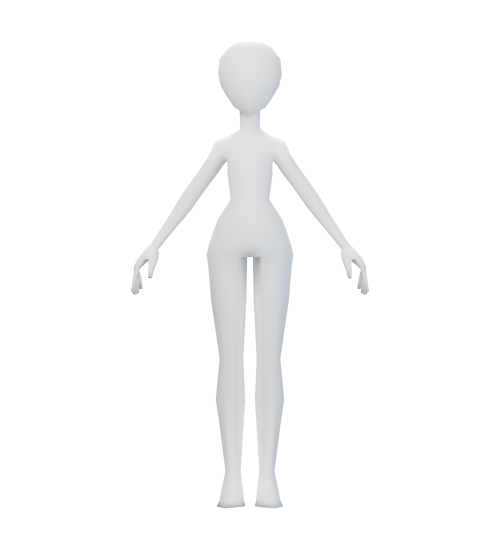
#> input picture resources/base-female-progression/review/developing-front.png, 1000 x 1100 px, given in place of starter-front.png, which was not available (shown at 1/2 size)
$ python sakura-review.py
#> lines starting #> are read from the running program, lines starting #| are printed output that depends on the picture; pictures that were not available may be replaced by others from this repository, and a replacement may not be noted
"""Render and assemble a consistently framed comparison of the five Sakura GLBs."""
from pathlib import Path
import argparse
import json
import subprocess
from PIL import Image, ImageDraw, ImageFont

ROOT=Path(__file__).resolve().parents[2]
OUT=ROOT/'resources/female-sakura-progression'
STAGES=['Starter','Developing','Strong','Elite','Legendary']
parser=argparse.ArgumentParser()
parser.add_argument('--render',action='store_true',help='Re-render all five actual GLBs with Blender before assembling.')
args=parser.parse_args()
if args.render:
    blender=Path(r'C:\Program Files\Blender Foundation\Blender 5.2\blender.exe')
    for stage in STAGES:
        command=[str(blender),'--background','--threads','2','--python',str(ROOT/'scripts/characters/render-character.py'),'--',
            '--input',str(OUT/f'Female_Sakura_{stage}.glb'),'--output',str(OUT/f'review/{stage.lower()}-front.png'),
            '--width','750','--height','1000','--frame-config',str(OUT/'review/framing.json')]
        subprocess.run(command,check=True)

canvas=Image.new('RGBA',(2500,860),'#242830')
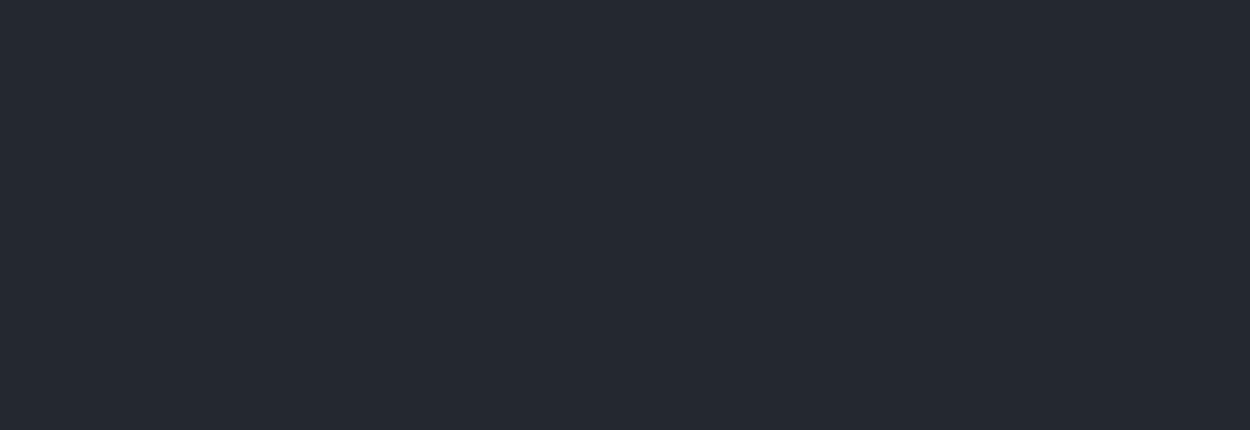
#> canvas: PIL image 2500x860 RGBA (shown at 1/2 size); mean R, G, B, A 36, 40, 48, 255
draw=ImageDraw.Draw(canvas)
font_path=Path(r'C:\Windows\Fonts\segoeui.ttf')
def font(size):return ImageFont.truetype(str(font_path),size)
draw.text((42,24),'Female Sakura',fill='#f4f2ee',font=font(44))
draw.text((45,79),'Five physique stages',fill='#bbc3cf',font=font(25))
for index,stage in enumerate(STAGES):
    picture=Image.open(OUT/f'review/{stage.lower()}-front.png').convert('RGBA').resize((480,640),Image.Resampling.LANCZOS)
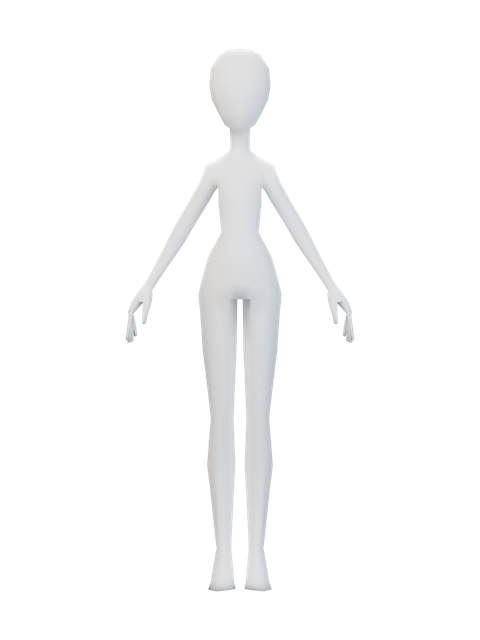
#> picture: PIL image 480x640 RGBA; mean R, G, B, A 25.5, 25.6, 25.7, 27.1; transparent parts drawn white
    canvas.alpha_composite(picture,(index*500+10,118))
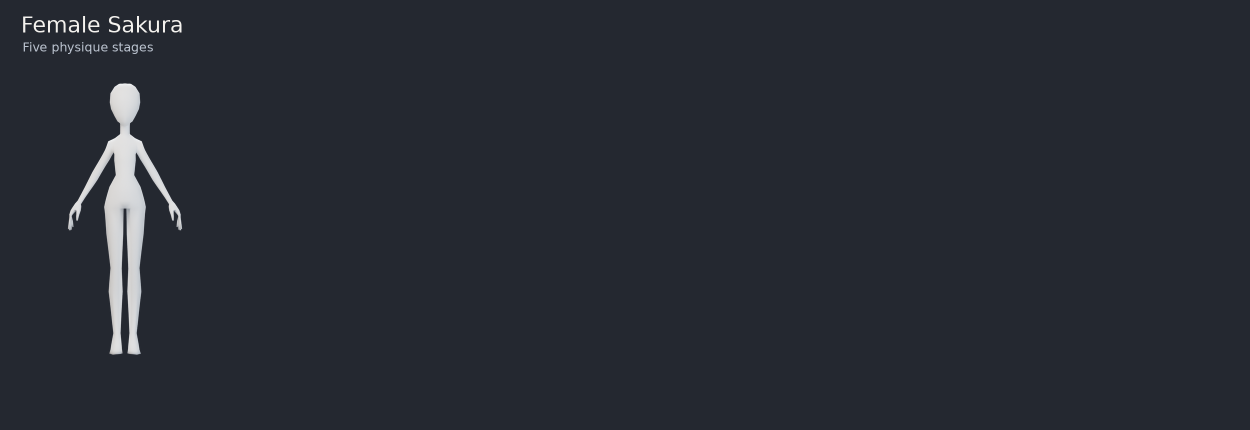
#> canvas: PIL image 2500x860 RGBA (shown at 1/2 size); mean R, G, B, A 39.1, 43, 50.9, 255
    bounds=draw.textbbox((0,0),stage,font=font(31));width=bounds[2]-bounds[0]
#> after `bounds = draw.textbbox((0, 0), stage, font=font(31))`: bounds = (0, 6, 108, 29)
#> after `width = bounds[2] - bounds[0]`: width = 108
    draw.text((index*500+(500-width)/2,757),stage,fill='#f4f2ee',font=font(31))
#> pass 3 of the loop `for index,stage in enumerate(STAGES):`:
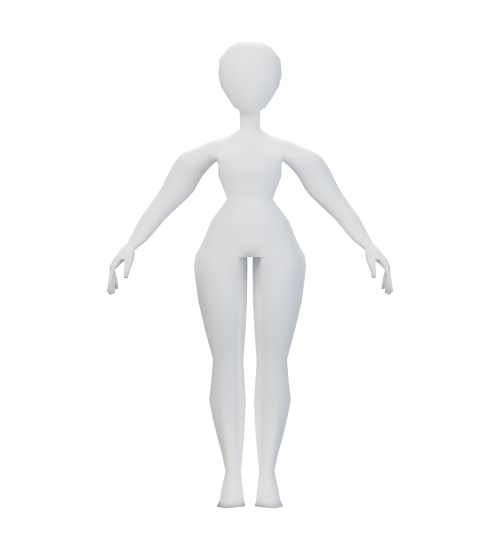
#> input picture resources/base-female-progression/review/elite-front.png, 1000 x 1100 px, given in place of strong-front.png, which was not available (shown at 1/2 size)
#> `picture=Image.open(OUT/f'review/{stage.lower()}-front.png').convert('R..`:
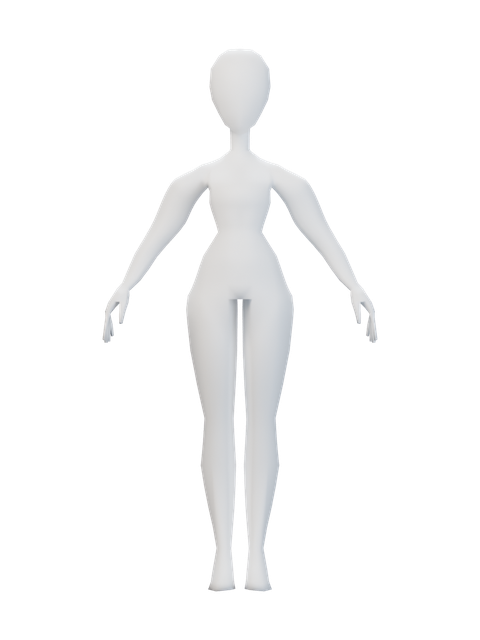
#> picture: PIL image 480x640 RGBA; mean R, G, B, A 31.5, 31.6, 31.8, 34.4; transparent parts drawn white
#> `canvas.alpha_composite(picture,(index*500+10,118))`:
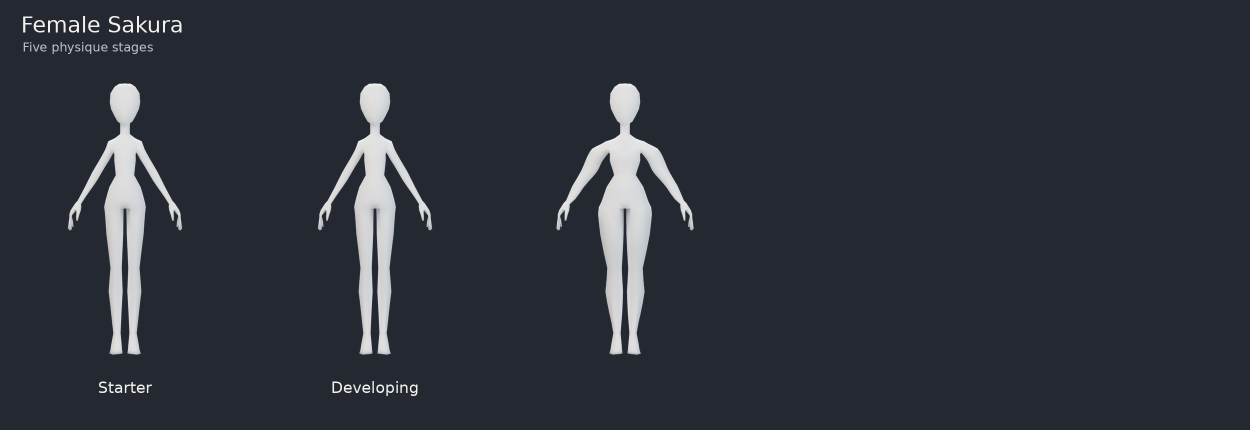
#> canvas: PIL image 2500x860 RGBA (shown at 1/2 size); mean R, G, B, A 45.3, 49.1, 56.8, 255
#> bounds = (0, 6, 102, 35)
#> width = 102
#> the loop made 5 passes; the first 3 are shown
draw.text((44,817),'Same pose and scale. Original outfit and texture images.',fill='#bbc3cf',font=font(22))
canvas.convert('RGB').save(OUT/'comparison.png')
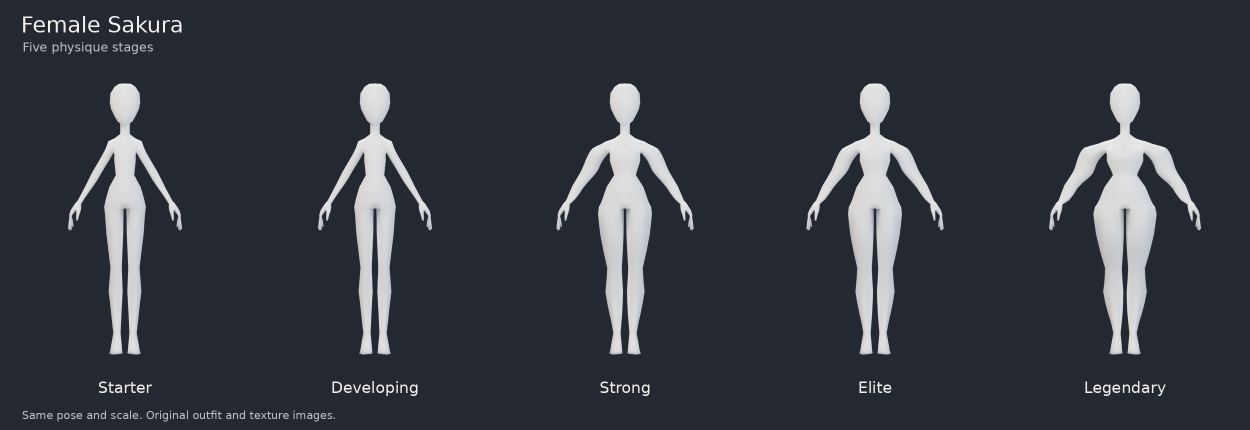
#> saved as comparison.png: PIL image 2500x860 RGB (shown at 1/2 size); mean R, G, B 53, 56.7, 64.1
print(OUT/'comparison.png')
